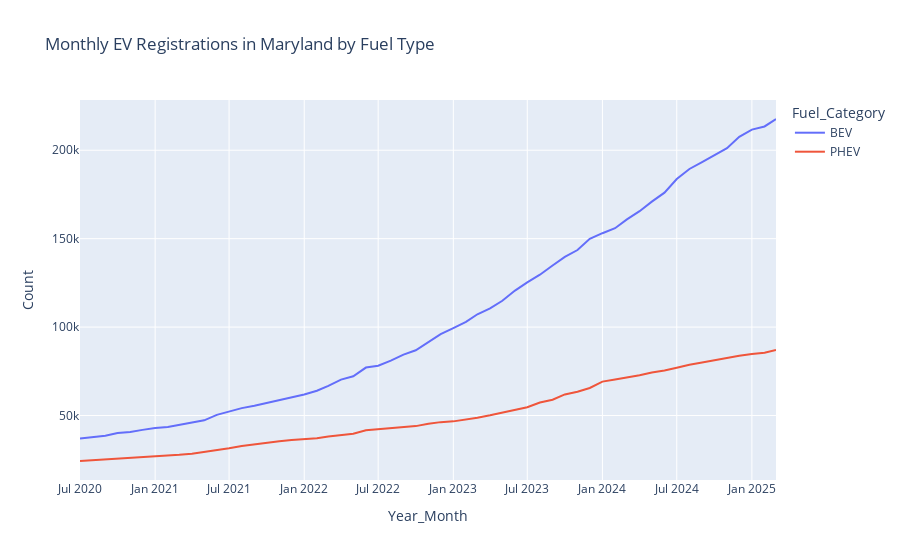

Here is the notebook cell this chart was saved with:
### Code cell
px.line(monthly, x='Year_Month', y='Count', color='Fuel_Category', title='Monthly EV Registrations in Maryland by Fuel Type').show()
